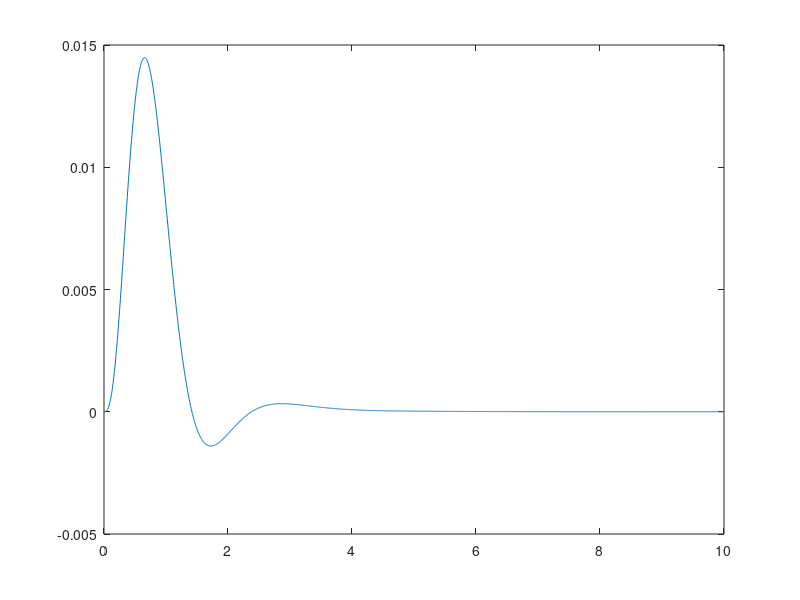
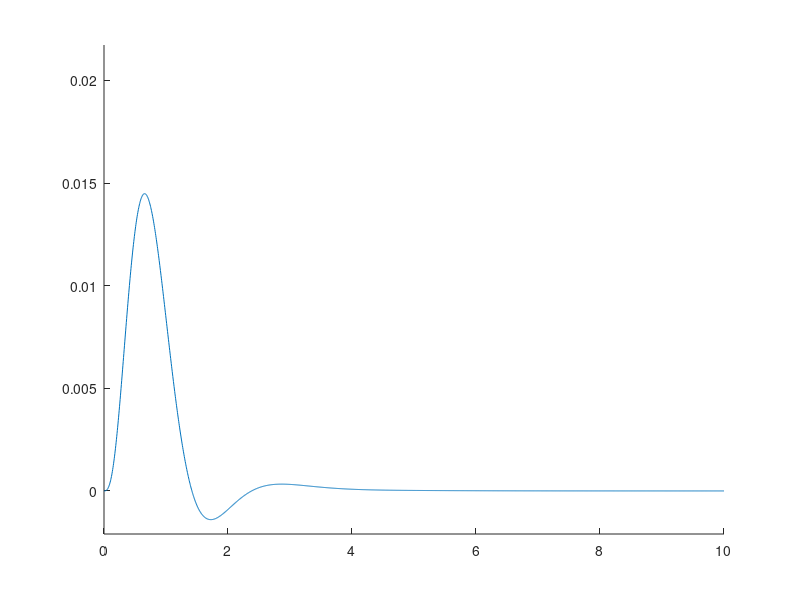

These charts were generated, in order, by the following MATLAB code: (Note: this script raises an error after producing the figures.)
close all
warning('off','all')
global x, global t
%zeros=[-0.5,-1.5,-2.5,-3.5,-4.5,-5.5,-6.5,-7.5];
%poles=[-1+1i,-1-1i,-2,3i,-3i,-4,-5+5i,-5-5i];
N=16;
zeros=linspace(-1.5,-N-0.5,N).';
poles=linspace(-1,-N,2*N-1).';
poles(1:2:end);
poles(1:2:end)=poles(1:2:end)+1i*poles(1:2:end);
poles(2:2:end-1);
poles(2:2:end-1)=floor(poles(2:2:end-1))-1i*floor(poles(2:2:end-1));
poles(1)=-1;
% usually it fails for high (>8) amounts of poles ánd the amount of zeros
% is about about equal to number of poles
nq_sel=3;
np_sel=7; %needs to be uneven
zeros=zeros(1:nq_sel);
poles=poles(1:np_sel);
%zeros=[-0.5,+1.5];
%poles=[-1+1i,-1-1i,-2];
gain=3.5;
sys=zpk(zeros,poles,gain);
Tfinal=10;
dt=1/200;
t=linspace(0,Tfinal,Tfinal/dt+1).';
x=impulse(sys,t);
plot(t,x)

max_np=2*length(poles); %arbitrary. seems to give best results.
wb = waitbar(0,'Please wait...');
err_best=inf;
err_plot=[]; nq_plot=[]; np_plot=[];
figure
hold on;
plot(t,x)
ylim([min(x)*1.5, max(x)*1.5])
y_old=x;
for np=1:max_np
    waitbar(np/max_np,wb,"Sweeping all zeros for "+num2str(np)+" poles...");
    for nq=1:np
        [Ha, y]=continuous_prony(x,nq,np);
        err=mean((x-y).^2);
        if err<err_best
            err_best=err;
            Ha_best=Ha;
            err_plot(end+1)=err;
            nq_plot(end+1)=nq;
            np_plot(end+1)=np;
            y_best=y;
            plot(t,y_best)
        end
    end
end
waitbar(1,wb,'Post-processing')

% error evolution plot along with nq, np
figure
loglog(1:length(err_plot), err_plot)
for i=1:length(err_plot)
    text(i, err_plot(i), "("+nq_plot(i)+","+np_plot(i)+")")
end

% plot the final fit and poles and zeros
figure
hold on
plot(t,x)
plot(t,y_best)
predicted_gain=Ha_best.K;
predicted_zeros=zero(Ha_best);
predicted_poles=pole(Ha_best);
gain
zeros
poles
predicted_gain
predicted_zeros
predicted_poles
nrse_in_gain=abs(predicted_gain-gain)/abs(gain);
if length(predicted_zeros)~=length(zeros)
    disp('The number of zeros predicted is wrong')
    min_len=min(length(zeros),length(predicted_zeros));
    nrmse_in_zeros=sqrt(mean(abs(set_imag_part_pos(predicted_zeros(1:min_len))-set_imag_part_pos(zeros(1:min_len))).^2))/my_range(abs(set_imag_part_pos(zeros(1:min_len))));
else
    nrmse_in_zeros=sqrt(mean(abs(set_imag_part_pos(predicted_zeros)-set_imag_part_pos(zeros)).^2))/my_range(abs(set_imag_part_pos(zeros)));
end
if length(predicted_poles)~=length(poles)
    disp('The number of poles predicted is wrong')
    min_len=min(length(poles),length(predicted_poles));
    nrmse_in_poles=sqrt(mean(abs(set_imag_part_pos(predicted_poles(1:min_len))-set_imag_part_pos(poles(1:min_len))).^2))/my_range(abs(set_imag_part_pos(poles(1:min_len))));
else
    nrmse_in_poles=sqrt(mean(abs(set_imag_part_pos(predicted_poles)-set_imag_part_pos(poles)).^2))/my_range(abs(set_imag_part_pos(poles)));
end
nrse_in_gain
nrmse_in_zeros
nrmse_in_poles
percent_wrong_deemed_acceptabe=10;
if nrmse_in_zeros>percent_wrong_deemed_acceptabe/100
    disp('I probably got the values of zeros wrong')
end
if nrmse_in_poles>percent_wrong_deemed_acceptabe/100
    disp('I probably got the values of poles wrong')
end
if nrse_in_gain>percent_wrong_deemed_acceptabe/100
    disp('I probably got the value of gain wrong')
end
close(wb)

function out=set_imag_part_pos(in)
out=[];
for i=1:length(in)
    if imag(in(i))<0
        in(i)=real(in(i))-1i*imag(in(i));
    end
    out(end+1)=in(i);
end
end

function out=my_range(x)
if size(x)==1
    out=x;
else
    out=max(x)-min(x);
end
end

function [Ha, y] = continuous_prony(x,nq,np)
global x, global t
dt=t(2)-t(1);
[b,a]=prony(x, nq, np); 
Hd=tf(b,a,dt);
%Use tustin transform. Reduces precision of location so needs enough sampling. zoh/foh has its problems (see literature)
Ha=d2c(Hd,'tustin'); 
zeros=flip(zero(Ha));
poles=flip(pole(Ha));
cut_off_sampling_zp=true;
if cut_off_sampling_zp
    z_i_cut_off=length(zeros);
    niquist_freq=1/(2*dt);
    for i=1:length(zeros)
        % theoretically I'd do abs(imag(z)) but just abs works better. May cut
        % some large zeros or poles off that shouldn't be. but if you just sample
        % enough than this shouldn't ever be an issue
        if abs(zeros(i))>niquist_freq 
            z_i_cut_off=i-1;
            break
        end
    end
    p_i_cut_off=length(poles);
    for i=1:length(poles)
        if abs(poles(i))>niquist_freq
            p_i_cut_off=i-1;
            break
        end
    end
    zeros=zeros(1:z_i_cut_off);
    poles=poles(1:p_i_cut_off);
end
Ha=zpk(zeros,poles,1);
y=impulse(Ha,t);
if ~cut_off_sampling_zp
    y=y*dt;
end    
gain=x(ceil(end/2))/y(ceil(end/2)); % this works due to linearity of laplace tf. hope that y point isnt zero (to do)
Ha=zpk(zeros,poles,gain);
y=y*gain; %ditto, no double calculations necessary :)
end    